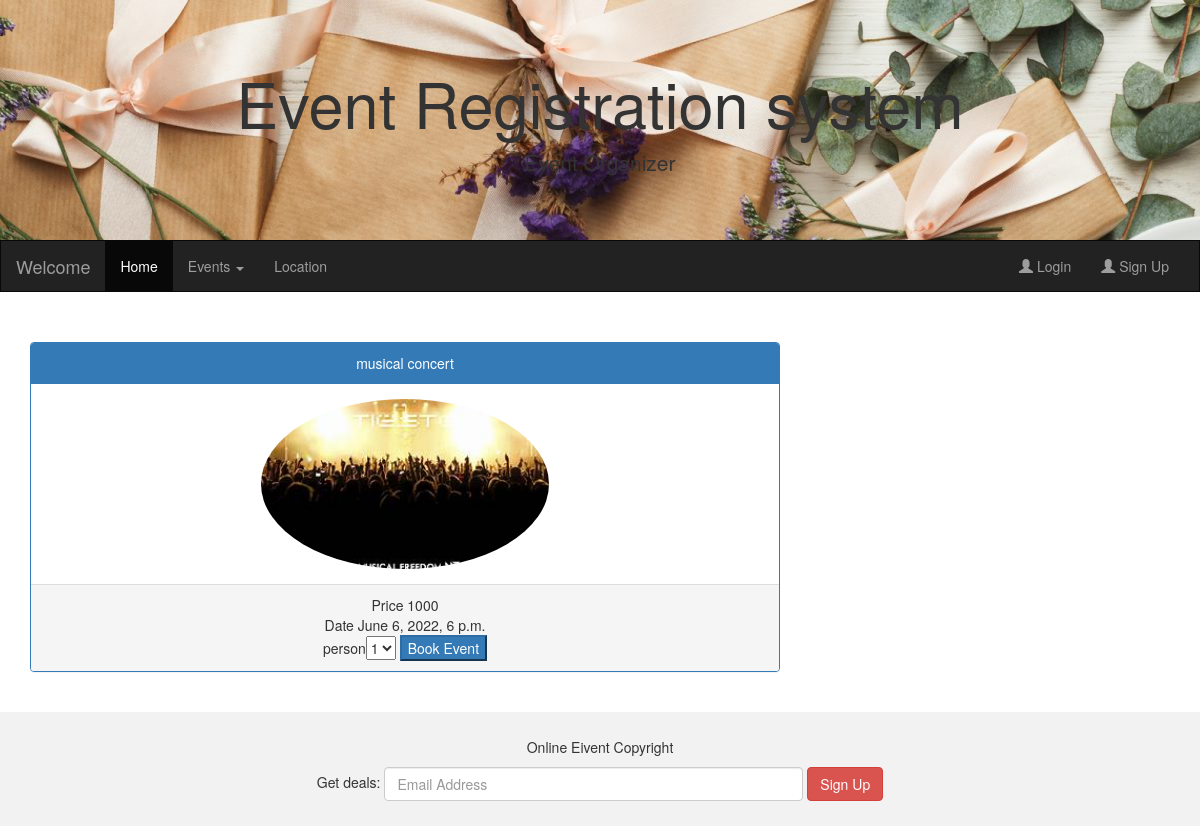
The app's page /ShowDetails/3 with its own data.
### AdminApp/models.py (models this page shows, shortened)
class EventList(models.Model):
    Event_name = models.CharField(max_length=100)
    event_image=models.ImageField(default="abc.jpg",upload_to="images")
    Date = models.DateTimeField(blank=True,null=True )
    start_Time = models.TimeField(auto_now=False, auto_now_add=False)
    end_time = models.TimeField(auto_now=False, auto_now_add=False)
    mobile = models.CharField(max_length=15)
    Website = models.CharField(max_length = 50)
    address = models.CharField(max_length=500,null=True)
    ticekt_amount = models.IntegerField(default=200, null=True)
    category= models.ForeignKey(Category,on_delete=models.CASCADE)
    class Meta:
        db_table ="event_list"

### UserApp/views.py (the view, shortened to what this page needs)
# urls.py: path('ShowDetails/<id>',views.ShowDetails),
def ShowDetails(request,id):
    if(request.method=="GET"):
        cats=Category.objects.all()
        event=EventList.objects.get(id=id)
        return render(request,'ShowEventDetails.html',{"cats":cats,"event":event})

### UserApp/templates/ShowEventDetails.html (shortened to what this page needs)
{%extends "index.html"%}
{%block index%}
<div class="container">
  <form method="post">
        <center>
    <div class="row">
      <div class="col-sm-8">
              <div class="panel panel-primary">
                <div class="panel-heading">{{event.Event_name}}</div>
                <div class="panel-body">
                   <img src="{{event.event_image.url}}"
                        class="img-circle" style="width:40%;height:40%;" alt="Image">
                    </div>
                <div class="panel-footer">
                    Price {{event.ticekt_amount}} <br/>
                    Date  {{event.Date}}
                    <br/>
                    person<select name="person">
                      <option>1</option>
                      </select>
                    <button class="button btn-primary" type="submit">Book Event</button>
                </div>
              </div>
            </div>
    </div>
</center>
</form>
  </div><br>
{%endblock%}

### records on screen
EventList: Event_name "musical concert", event_image (picture), ticekt_amount "1000", Date "June 6, 2022, 6 p.m."
